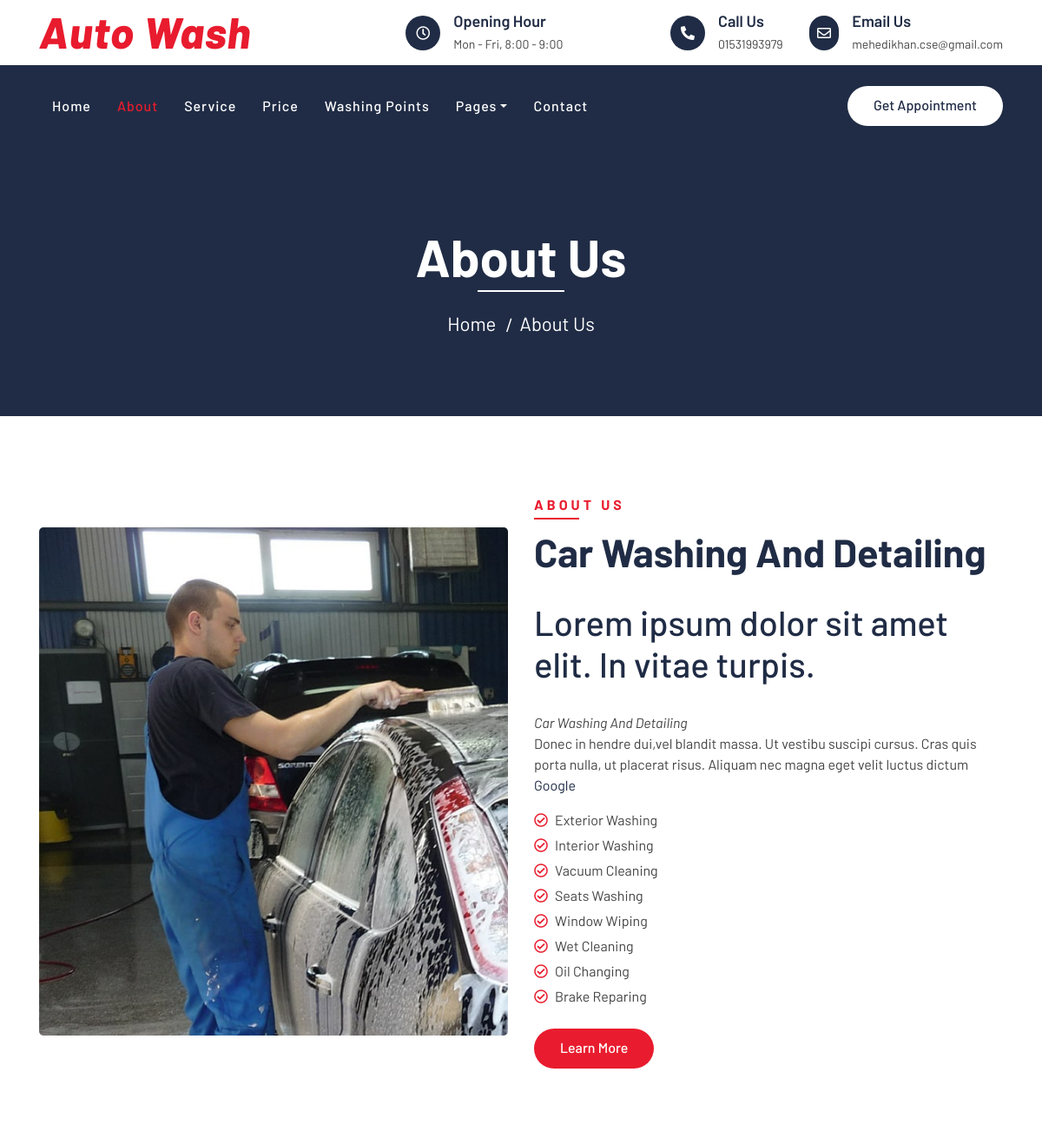
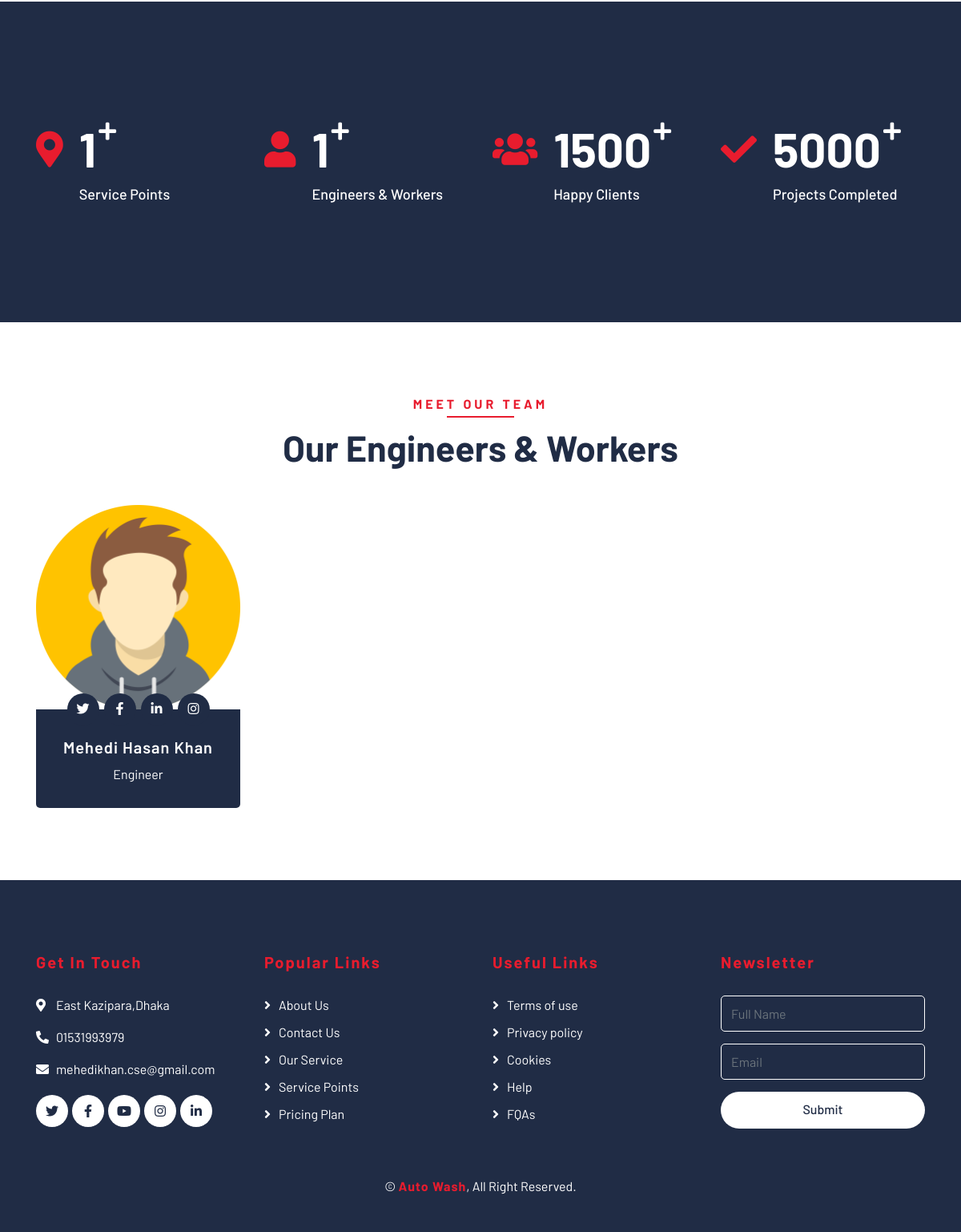
Screenshot of /aboutus/ with the database file from the repository (2 pictures, top to bottom).
### CleaningService/models.py (models this page shows, shortened)
class Office(models.Model):
    Ouser = models.OneToOneField(User,on_delete=models.CASCADE,default='1')
    Office_name = models.CharField(max_length=100,verbose_name='Office Name',blank=True)
    Office_location = models.CharField(max_length=100,verbose_name='Office Location',blank=True)
    Day_time = models.CharField(max_length=100,blank=False,verbose_name='Office Day and Time')
    Number = models.CharField(max_length=15,blank=True,verbose_name='Quick Contact Number')
    Email = models.EmailField()
    Status = models.BooleanField(default=False)

class AboutUs(models.Model):
    Auser = models.OneToOneField(User,on_delete=models.CASCADE,default='1')
    Atitle = models.CharField(max_length=100,verbose_name='Title',blank=False)
    SItem = models.ManyToManyField(CleanningService,verbose_name='Service Items',blank=False)
    AImage = models.ImageField(upload_to='carousel',verbose_name='Image(H:650px,W:600px)',default='carousel.jpg')
    ADesc = models.TextField(max_length=300,verbose_name='Description',blank=False)
    Status = models.BooleanField(default=False)

class CleanningService(models.Model):
    SName = models.CharField(max_length=150,blank=False,verbose_name='Service Name')
    SDesc = models.TextField(max_length=350,blank=False,verbose_name='Description')
    SPrice = models.DecimalField(max_digits=5,decimal_places=2,blank=False,verbose_name='Service Price')
    SIcon = models.CharField(max_length=50,blank= True,default='flaticon-car-wash',verbose_name='Icon Class Name')
    SImage = models.ImageField(upload_to='serviceimage',blank=True,verbose_name='Service Image')
    def __str__(self):
        return self.SName

class Employee(models.Model):
    EName = models.CharField(max_length=50,blank=False,verbose_name='Employee Name')
    Position = models.CharField(max_length=30,blank=False)
    Phone = models.CharField(max_length=16)
    ProfilePic = models.ImageField(upload_to='EProfilePic')
    Twitter = URLField(verbose_name='Twitter Profile URL')
    Facebook = URLField(verbose_name='Facebook Profile URL')
    Linkedin = URLField(verbose_name='Linkedin Profile URL')
    Instagram = URLField(verbose_name='Instagram Profile URL')

### CleaningService/views.py (the view)
# urls.py: path('aboutus/',aboutus,name='aboutus'),
def aboutus(request):
    context = {}
    office = Office.objects.all()
    context['offices'] = office
    aboutus = AboutUs.objects.filter(Status=True).filter(Auser__username = 'admin').first()
    context['aboutus'] = aboutus
    employees = Employee.objects.all()
    context['employees'] = employees
    count_employees = Employee.objects.all().count()
    context['count_employees'] = count_employees
    count_servicePoints = ServicePoint.objects.all().count()
    context['countSevice_point'] = count_servicePoints
    return render(request,'AboutUs/aboutus.html',context)

### templates/AboutUs/aboutus.html (shortened to what this page needs)
{% extends 'CleanningService/base.html' %}
{% block container %}
    {% include 'CleanningService/topbar.html' %}
    {% include 'CleanningService/navbar.html' %}
    <div class="page-header">
        <div class="container">
            <div class="row">
                <div class="col-12">
                    <h2>About Us</h2>
                </div>
                <div class="col-12">
                    <a href="{% url 'home' %}">Home</a>
                    <a href="{% url 'aboutus' %}">About Us</a>
                </div>
            </div>
        </div>
    </div>
    {% include 'CleanningService/about.html' %}
    {% include 'CleanningService/facts.html' %}
    {% include 'CleanningService/team.html' %}
    {% include 'CleanningService/footer.html' %}
{% endblock %}

### templates/CleanningService/base.html (shortened to what this page needs)
{% load static %}
<!DOCTYPE html>
<html lang="en">
    <head>
        <link href="https://stackpath.bootstrapcdn.com/bootstrap/4.4.1/css/bootstrap.min.css" rel="stylesheet">
        <link href="https://cdnjs.cloudflare.com/ajax/libs/font-awesome/5.10.0/css/all.min.css" rel="stylesheet">
        <link href="{% static 'lib/flaticon/font/flaticon.css' %}" rel="stylesheet">
        <link href="{% static 'lib/animate/animate.min.css' %}" rel="stylesheet">
        <link href="{% static 'lib/owlcarousel/assets/owl.carousel.min.css' %}" rel="stylesheet">
        <link href="{% static 'css/style.css' %}" rel="stylesheet">
    </head>
    <body>
    {% block container %}
    {% endblock %}
    </body>
</html>

### templates/CleanningService/topbar.html
<div class="top-bar">
    <div class="container">
        <div class="row align-items-center">
            <div class="col-lg-4 col-md-12">
                <div class="logo">
                    <a href="{% url 'home' %}">
                        {% for office in offices %}
                        {% if office.Status == True %}
                        <h1>{{office.Office_name}}</h1>
                        {% else %}
                        <h1>Auto<span>Wash</span></h1>
                        {% endif %}
                        {% endfor %}
                    </a>
                </div>
            </div>
            {% for office in offices %}
            {% if office.Status == True %}
            <div class="col-lg-8 col-md-7 d-none d-lg-block">
                <div class="row">
                    <div class="col-4">
                        <div class="top-bar-item">
                            <div class="top-bar-icon">
                                <i class="far fa-clock"></i>
                            </div>
                            <div class="top-bar-text">
                                <h3>Opening Hour</h3>
                                <p>{{office.Day_time}}</p>
                            </div>
                        </div>
                    </div>
                    <div class="col-4">
                        <div class="top-bar-item">
                            <div class="top-bar-icon">
                                <i class="fa fa-phone-alt"></i>
                            </div>
                            <div class="top-bar-text">
                                <h3>Call Us</h3>
                                <p>{{office.Number}}</p>
                            </div>
                        </div>
                    </div>
                    <div class="col-4">
                        <div class="top-bar-item">
                            <div class="top-bar-icon">
                                <i class="far fa-envelope"></i>
                            </div>
                            <div class="top-bar-text">
                                <h3>Email Us</h3>
                                <p>{{office.Email}}</p>
                            </div>
                        </div>
                    </div>
                </div>
            </div>
            {% endif %}
            {% endfor %}
        </div>
    </div>
</div>

### templates/CleanningService/navbar.html (shortened to what this page needs)
{% load mytags %}
<div class="nav-bar">
    <div class="container">
        <nav class="navbar navbar-expand-lg bg-dark navbar-dark">
            <div class="collapse navbar-collapse justify-content-between" id="navbarCollapse">
                <div class="navbar-nav mr-auto">
                    {% if request.path|checkpath == '' %}
                        <a href="{% url 'home' %}" class="nav-item nav-link active">Home</a>
                    {% else %}
                        <a href="{% url 'home' %}" class="nav-item nav-link">Home</a>
                    {% endif %}
                    {% if request.path|checkpath == 'aboutus' %}
                        <a href="{% url 'aboutus' %}" class="nav-item nav-link active">About</a>
                    {% else %}
                        <a href="{% url 'aboutus' %}" class="nav-item nav-link">About</a>
                    {% endif %}
                    {% if request.path|checkpath == 'services' %}
                        <a href="{% url 'services' %}" class="nav-item nav-link active">Service</a>
                    {% else %}
                        <a href="{% url 'services' %}" class="nav-item nav-link">Service</a>
                    {% endif %}
                    {% if request.path|checkpath == 'prices' %}
                        <a href="{% url 'prices' %}" class="nav-item nav-link active">Price</a>
                    {% else %}
                        <a href="{% url 'prices' %}" class="nav-item nav-link">Price</a>
                    {% endif %}
                    {% if request.path|checkpath == 'washingPoints' %}
                        <a href="{% url 'washingPoints' %}" class="nav-item nav-link active">Washing Points</a>
                    {% else %}
                        <a href="{% url 'washingPoints' %}" class="nav-item nav-link">Washing Points</a>
                    {% endif %}
                    <div class="nav-item dropdown">
                        <a href="#" class="nav-link dropdown-toggle" data-toggle="dropdown">Pages</a>
                    </div>
                    {% if request.path|checkpath == 'contacts' %}
                    <a href="{% url 'contacts' %}" class="nav-item nav-link active">Contact</a>
                    {% else %}
                    <a href="{% url 'contacts' %}" class="nav-item nav-link">Contact</a>
                    {% endif %}
                </div>
                <div class="ml-auto">
                    <a class="btn btn-custom" href="#">Get Appointment</a>
                </div>
            </div>
        </nav>
    </div>
</div>

### templates/CleanningService/about.html
{% load static %}
{% load mytags %}
<div class="about">
    <div class="container">
        <div class="row align-items-center">
            <div class="col-lg-6">
                <div class="about-img">
                    {% if aboutus.AImage %}
                    <img src="{{aboutus.AImage.url}}" alt="{{aboutus.Atitle}}">
                    {% else %}
                    <img src="{% static 'img/about.jpg' %}" alt="Image">
                    {% endif %}
                </div>
            </div>
            <div class="col-lg-6">
                <div class="section-header text-left">
                    <p>About Us</p>
                    <h2>{{aboutus.Atitle}}</h2>
                </div>
                <div class="about-content">
                    <p>
                        {{aboutus.ADesc|markdown|linebreaks|truncatewords:330}}
                    </p>
                    <ul>
                        {% for item in aboutus.SItem.all %}
                        <li><i class="far fa-check-circle"></i>{{item}}</li>
                        {% endfor %}
                    </ul>
                    <a class="btn btn-custom" href="">Learn More</a>
                </div>
            </div>
        </div>
    </div>
</div>

### templates/CleanningService/facts.html
{% load static %}
<div class="facts" data-parallax="scroll" data-image-src="{% static 'img/facts.jpg' %}">
    <div class="container">
        <div class="row">
            <div class="col-lg-3 col-md-6">
                <div class="facts-item">
                    <i class="fa fa-map-marker-alt"></i>
                    <div class="facts-text">
                        <h3 data-toggle="counter-up">{{countSevice_point}}</h3>
                        <p>Service Points</p>
                    </div>
                </div>
            </div>
            <div class="col-lg-3 col-md-6">
                <div class="facts-item">
                    <i class="fa fa-user"></i>
                    <div class="facts-text">
                        <h3 data-toggle="counter-up">{{count_employees}}</h3>
                        <p>Engineers & Workers</p>
                    </div>
                </div>
            </div>
            <div class="col-lg-3 col-md-6">
                <div class="facts-item">
                    <i class="fa fa-users"></i>
                    <div class="facts-text">
                        <h3 data-toggle="counter-up">1500</h3>
                        <p>Happy Clients</p>
                    </div>
                </div>
            </div>
            <div class="col-lg-3 col-md-6">
                <div class="facts-item">
                    <i class="fa fa-check"></i>
                    <div class="facts-text">
                        <h3 data-toggle="counter-up">5000</h3>
                        <p>Projects Completed</p>
                    </div>
                </div>
            </div>
        </div>
    </div>
</div>

### templates/CleanningService/team.html
{% load static %}
<div class="team">
    <div class="container">
        <div class="section-header text-center">
            <p>Meet Our Team</p>
            <h2>Our Engineers & Workers</h2>
        </div>
        <div class="row">
            {% for employee in employees %}
                <div class="col-lg-3 col-md-6">
                    <div class="team-item">
                        <div class="team-img">
                            <img src="{{ employee.ProfilePic.url }}" alt="Team Image">
                        </div>
                        <div class="team-text">
                            <h2>{{employee.EName}}</h2>
                            <p>{{employee.Position}}</p>
                            <div class="team-social">
                                <a href="{{employee.Twitter}}" target='_blank' ><i class="fab fa-twitter"></i></a>
                                <a href="{{ employee.Facebook }}" target='_blank' ><i class="fab fa-facebook-f"></i></a>
                                <a href="{{employee.Linkedin}}" target='_blank'><i class="fab fa-linkedin-in"></i></a>
                                <a href="{{employee.Instagram}}" target='_blank'><i class="fab fa-instagram"></i></a>
                            </div>
                        </div>
                    </div>
                </div>
            {% endfor %}
        </div>
    </div>
</div>

### templates/CleanningService/footer.html
<div class="footer">
    <div class="container">
        <div class="row">
            {% for office in offices %}
            {% if office.Status == True %}
            <div class="col-lg-3 col-md-6">
                <div class="footer-contact">
                    <h2>Get In Touch</h2>
                    <p><i class="fa fa-map-marker-alt"></i>{{ office.Office_location }}</p>
                    <p><i class="fa fa-phone-alt"></i>{{office.Number}}</p>
                    <p><i class="fa fa-envelope"></i>{{ office.Email }}</p>
                    <div class="footer-social">
                        <a class="btn" href=""><i class="fab fa-twitter"></i></a>
                        <a class="btn" href=""><i class="fab fa-facebook-f"></i></a>
                        <a class="btn" href=""><i class="fab fa-youtube"></i></a>
                        <a class="btn" href=""><i class="fab fa-instagram"></i></a>
                        <a class="btn" href=""><i class="fab fa-linkedin-in"></i></a>
                    </div>
                </div>
            </div>
            {% endif %}
            {% endfor %}
            <div class="col-lg-3 col-md-6">
                <div class="footer-link">
                    <h2>Popular Links</h2>
                    <a href="">About Us</a>
                    <a href="">Contact Us</a>
                    <a href="">Our Service</a>
                    <a href="">Service Points</a>
                    <a href="">Pricing Plan</a>
                </div>
            </div>
            <div class="col-lg-3 col-md-6">
                <div class="footer-link">
                    <h2>Useful Links</h2>
                    <a href="">Terms of use</a>
                    <a href="">Privacy policy</a>
                    <a href="">Cookies</a>
                    <a href="">Help</a>
                    <a href="">FQAs</a>
                </div>
            </div>
            <div class="col-lg-3 col-md-6">
                <div class="footer-newsletter">
                    <h2>Newsletter</h2>
                    <form>
                        <input class="form-control" placeholder="Full Name">
                        <input class="form-control" placeholder="Email">
                        <button class="btn btn-custom">Submit</button>
                    </form>
                </div>
            </div>
        </div>
    </div>
    <div class="container copyright">
        {% for office in offices %}
        {% if office.Status == True %}
        <p>&copy; <a href="{% url 'home' %}">{{office.Office_name}}</a>, All Right Reserved.</p>
        {% endif %}
        {% endfor %}
    </div>
</div>

### rows the page displays
Office: Office_name "Auto Wash", Day_time "Mon - Fri, 8:00 - 9:00", Number "01531993979", Email "mehedikhan.cse@gmail.com", Office_location "East Kazipara,Dhaka"
AboutUs: AImage (picture), Atitle "Car Washing And Detailing", ADesc "Lorem ipsum dolor sit amet elit. In vitae turpis. Car Washing And Detailing Donec in hendre dui,vel blandit massa. Ut vestibu suscipi cursus. Cras quis porta nulla, ut placerat risus. Aliquam nec magna eget velit luctus dictum Google"
CleanningService: SName "Exterior Washing"
CleanningService: SName "Interior Washing"
CleanningService: SName "Vacuum Cleaning"
CleanningService: SName "Seats Washing"
CleanningService: SName "Window Wiping"
CleanningService: SName "Wet Cleaning"
CleanningService: SName "Oil Changing"
CleanningService: SName "Brake Reparing"
Employee: ProfilePic (picture), EName "Mehedi Hasan Khan", Position "Engineer"

### other values shown
{{ countSevice_point }} "1"
{{ count_employees }} "1"
